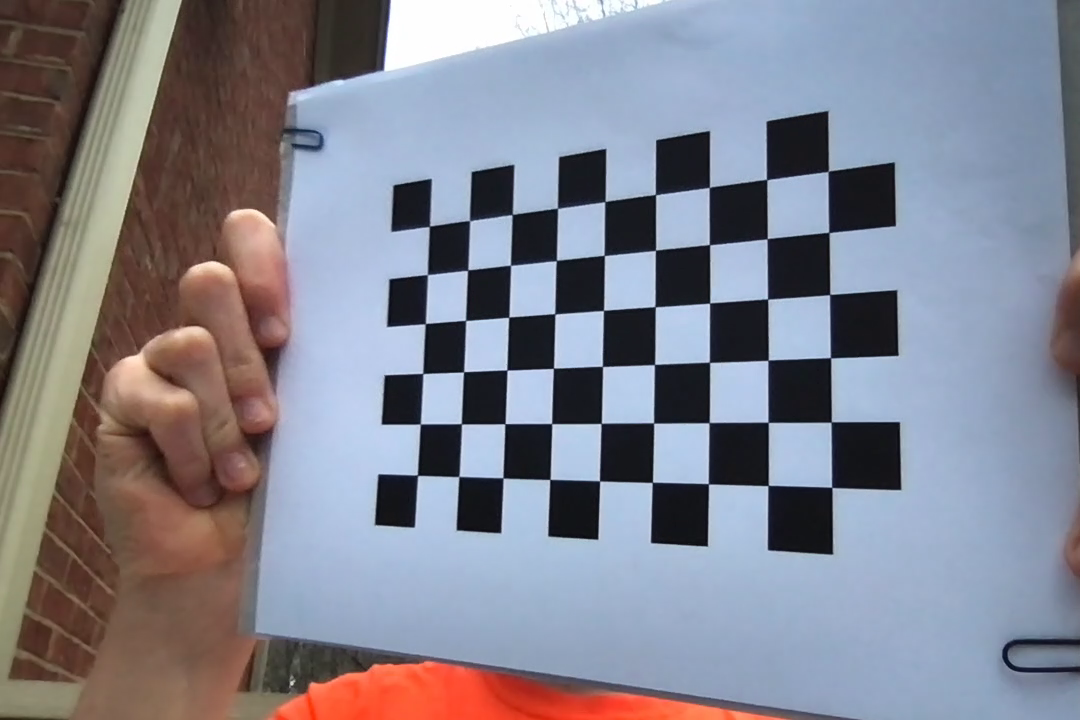
#> input picture frame 9 of Assignment6/Chess.mov, 1080 x 720 px
$ python Asg6.py
#> lines starting #> are read from the running program, lines starting #| are printed output that depends on the picture; long printed decimals are rounded
import cv2
import numpy as np
import csv
import os

# Dimensions of the Chessboard if it needs to be changed
Chessboard = (6, 9)
framenumber = 0
criteria = (cv2.TERM_CRITERIA_EPS + cv2.TERM_CRITERIA_MAX_ITER, 30, 0.001)
objpoints = []
imgpoints = []
objectp = np.zeros((1, Chessboard[0] * Chessboard[1], 3), np.float32)
objectp[0, :, :2] = np.mgrid[0:Chessboard[0], 0:Chessboard[1]].T.reshape(-1, 2)

#paths of the video and the Haar xml files
imagePath = 'Chess.mov'
#getting the video from the Directory
cap = cv2.VideoCapture(imagePath)
#needed for writing the output file
width = int(cap.get(3))
height = int(cap.get(4))
fourcc = cv2.VideoWriter_fourcc(*'mp4v')
fps = 20
out = cv2.VideoWriter('output.mp4', fourcc, fps, (width, height))

while cap.isOpened():
    # reads the frames and turns it into a gray image
    retval, img = cap.read()
#> img is the input picture: shape (720, 1080, 3); mean B, G, R 141.8, 130.6, 130.4
    gray = cv2.cvtColor(img, cv2.COLOR_BGR2GRAY)
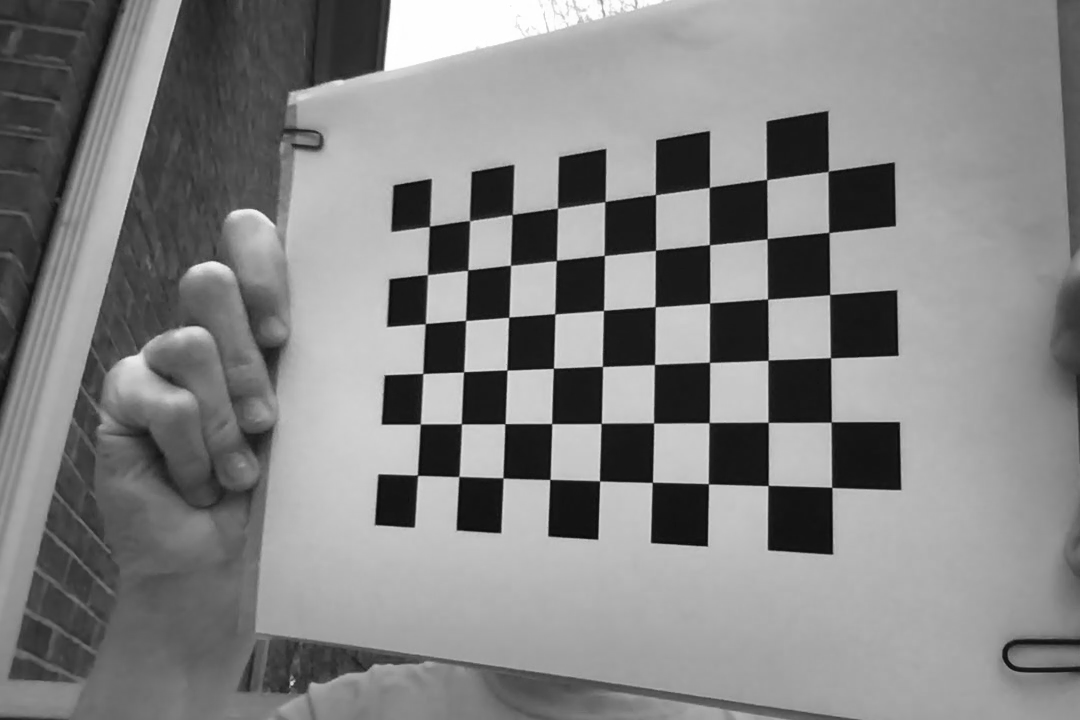
#> gray: shape (720, 1080); min 5, max 255, mean 131.7
    # finds the chessboard of the frame
    ret, corners = cv2.findChessboardCorners(gray, Chessboard, cv2.CALIB_CB_ADAPTIVE_THRESH + cv2.CALIB_CB_FAST_CHECK + cv2.CALIB_CB_NORMALIZE_IMAGE)
#> ret = True; corners = 54 rows, first 8: [417.6, 475.2], [420.3, 424], [422.8, 373.5], [425.4, 323.6], [427.4, 274.7], [429.3, 226.3], [458.7, 476.4], [461.4, 423.7]

    if ret == True:
        objpoints.append(objectp)
        corners2 = cv2.cornerSubPix(gray, corners, (11, 11), (-1, -1), criteria)
#> corners2 = 54 rows, first 8: [417.5, 475.3], [420.3, 424], [422.8, 373.5], [425.3, 323.6], [427.5, 274.6], [429.4, 226.3], [458.9, 476.5], [461.4, 423.8]
        imgpoints.append(corners2)
        # Draw and display the corners
        img = cv2.drawChessboardCorners(img, (9, 6), corners2, ret)
        # finds the camera matrix and distortion coefficients of the board
        ret, mtrx, dist, rvec, tvec = cv2.calibrateCamera(objpoints, imgpoints, gray.shape[::-1], None, None)
#> ret = 0.235; mtrx = [[823.8, 0, 516.3], [0, 858.6, 380.8], [0, 0, 1]]; dist = [[-0.146, 0.421, 0.000188, -0.00291, -0.159]]; rvec = ([-0.491, 0.297, -1.53],); tvec = ([-2, 1.84, 16.71],)
        # finds the rvecs and tvecs
        retPnP, rvecs, tvecs = cv2.solvePnP(objectp, corners2, mtrx, dist)
#> retPnP = True; rvecs = [-0.491, 0.297, -1.53]; tvecs = [-2, 1.84, 16.71]
        rvecs = rvecs.T
#> rvecs = [[-0.491, 0.297, -1.53]]
        tvecs = tvecs.T
#> tvecs = [[-2, 1.84, 16.71]]
        # draws the x, y and z axis on the board while the z axis goes inward the page which makes it less accurate
        img = cv2.drawFrameAxes(img, mtrx, dist, rvecs[0], tvecs[0], 8)
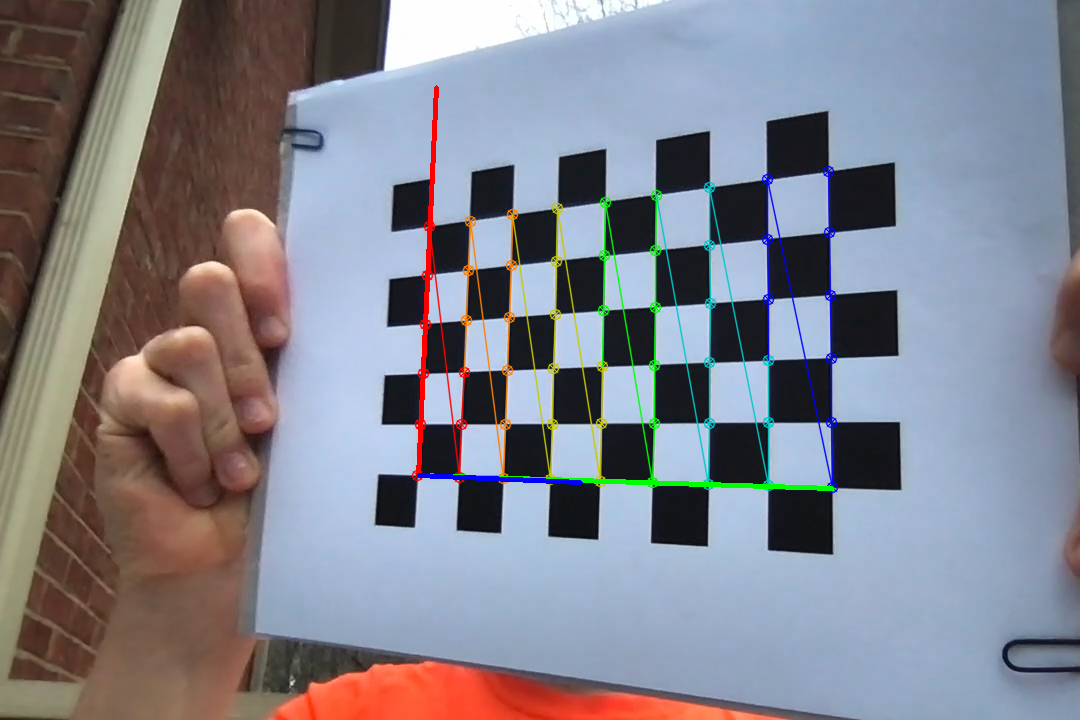
#> img: shape (720, 1080, 3); mean B, G, R 140.9, 130.8, 130.5
        cv2.imshow("Axis", img)
        out.write(img)
        # prints the matrix and distortion coefficients with telling which Frame it is from
        framer = "Frame " + str(framenumber) + ":"
        print(framer)
        print("Matrix : ")
        print(mtrx)
#| [[823.775   0.         516.331]
#|  [  0.         858.628 380.765]
#|  [  0.           0.           1.        ]]
        print("\ndist : ")
        print(dist)
#| [[-1.46386848e-01  4.21124983e-01  1.87902645e-04 -2.90942650e-03
#|   -1.58915136e-01]]

        #saves the same information from the print statemetns to two csv files
        np.savetxt('matrix.csv', mtrx, delimiter=',')
        np.savetxt('dist.csv', dist, delimiter=',')

        framenumber = framenumber + 1
    else:
        break

    if cv2.waitKey(1) & 0xFF == ord('q'):
#> (key q is pressed here)
        break


# When everything is done, release the capture
cap.release()
out.release()
cv2.destroyAllWindows()

$ run again, starting later in the video
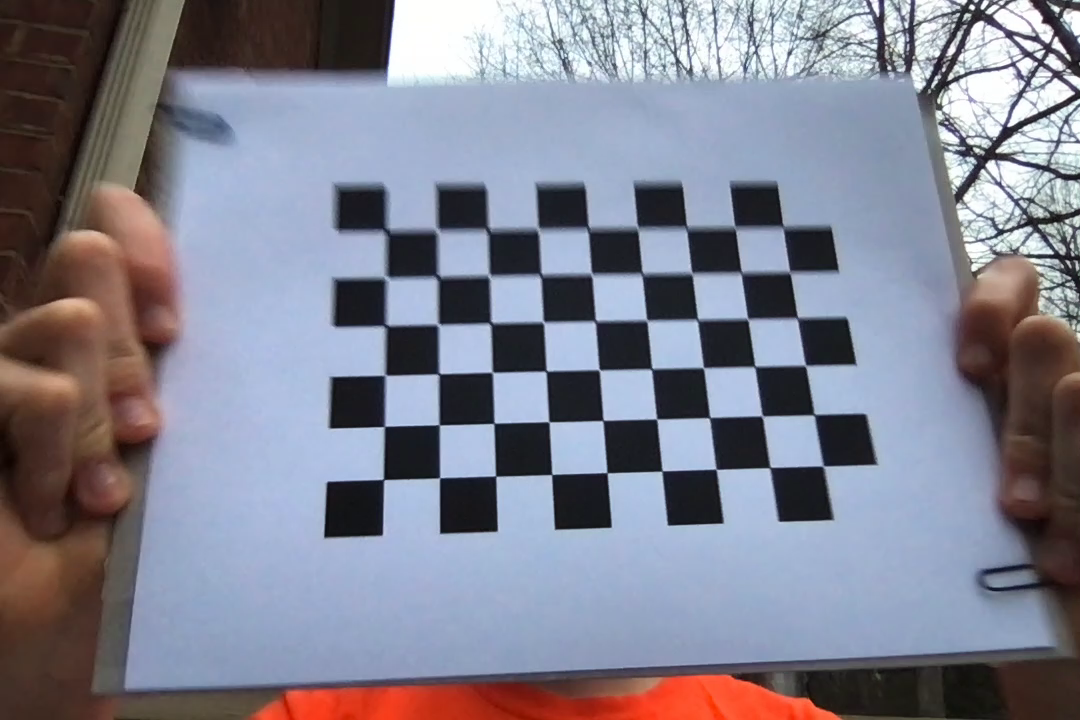
#> input picture frame 40 of Assignment6/Chess.mov, 1080 x 720 px
#> img is the input picture: shape (720, 1080, 3); mean B, G, R 142.8, 129, 128.7
#> `gray = cv2.cvtColor(img, cv2.COLOR_BGR2GRAY)`:
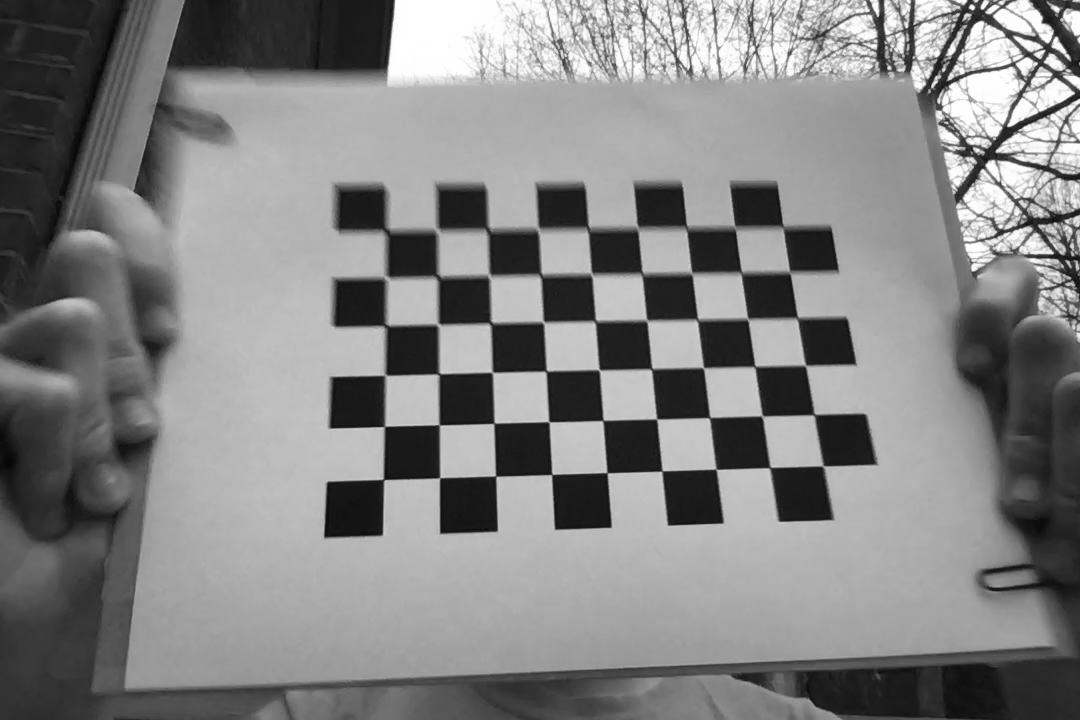
#> gray: shape (720, 1080); min 5, max 255, mean 130.4
#> `ret, corners = cv2.findChessboardCorners(gray, Chessboard, cv2.CALIB_C..`: ret = True; corners = 54 rows, first 8: [383.7, 479.5], [385.6, 425.9], [383.6, 374.8], [385.5, 325], [383.4, 275.7], [387, 230], [440.1, 477.7], [439.7, 425.2]
#> corners2 = 54 rows, first 8: [383.5, 479.5], [384.4, 426.4], [385.1, 375.2], [385.6, 325.6], [386.1, 277.7], [385.8, 230.4], [439.6, 477.8], [439.2, 424.8]
#> `ret, mtrx, dist, rvec, tvec = cv2.calibrateCamera(objpoints, imgpoints..`: ret = 0.513; mtrx = [[955.8, 0, 541.3], [0, 929.6, 287.4], [0, 0, 1]]; dist = [[-0.301, 3.31, -0.000726, 0.0077, -10.84]]; rvec = ([-0.227, -0.373, -1.58],); tvec = ([-2.8, 3.51, 16.75],)
#> `retPnP, rvecs, tvecs = cv2.solvePnP(objectp, corners2, mtrx, dist)`: retPnP = True; rvecs = [-0.227, -0.373, -1.58]; tvecs = [-2.8, 3.51, 16.75]
#> `rvecs = rvecs.T`: rvecs = [[-0.227, -0.373, -1.58]]
#> `tvecs = tvecs.T`: tvecs = [[-2.8, 3.51, 16.75]]
#> `img = cv2.drawFrameAxes(img, mtrx, dist, rvecs[0], tvecs[0], 8)`:
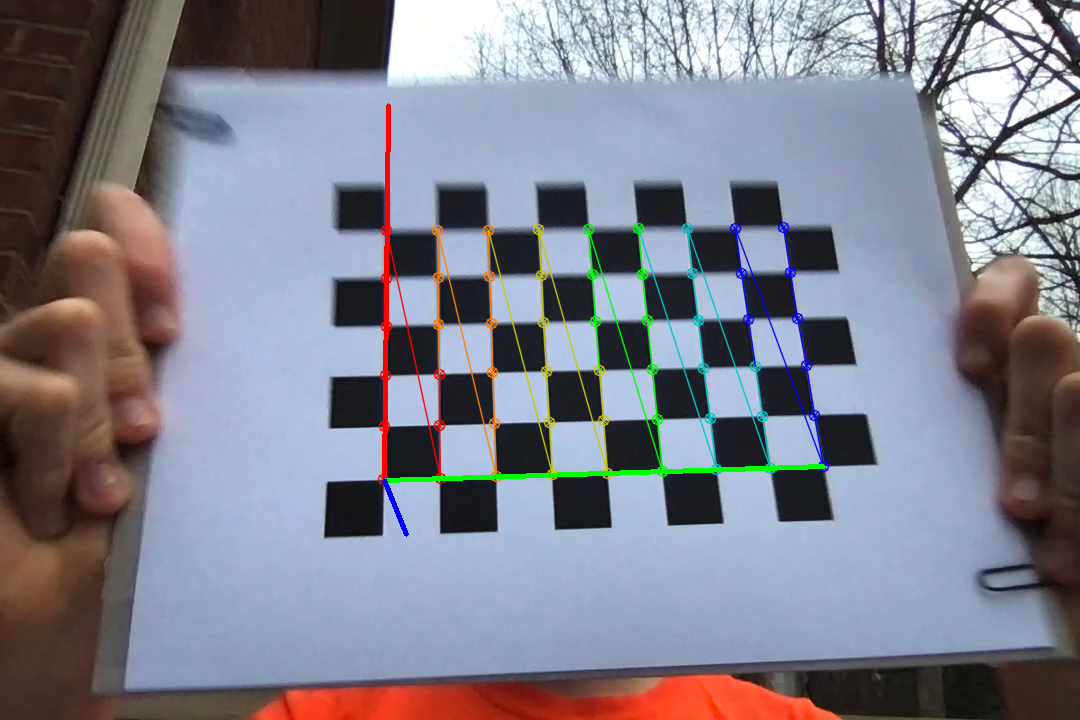
#> img: shape (720, 1080, 3); mean B, G, R 141.6, 129.4, 128.8
#| [[955.814   0.         541.285]
#|  [  0.         929.565 287.440]
#|  [  0.           0.           1.        ]]
#| [[-3.01381344e-01  3.31080354e+00 -7.26133138e-04  7.70192620e-03
#|   -1.08376581e+01]]

$ run again, starting later in the video
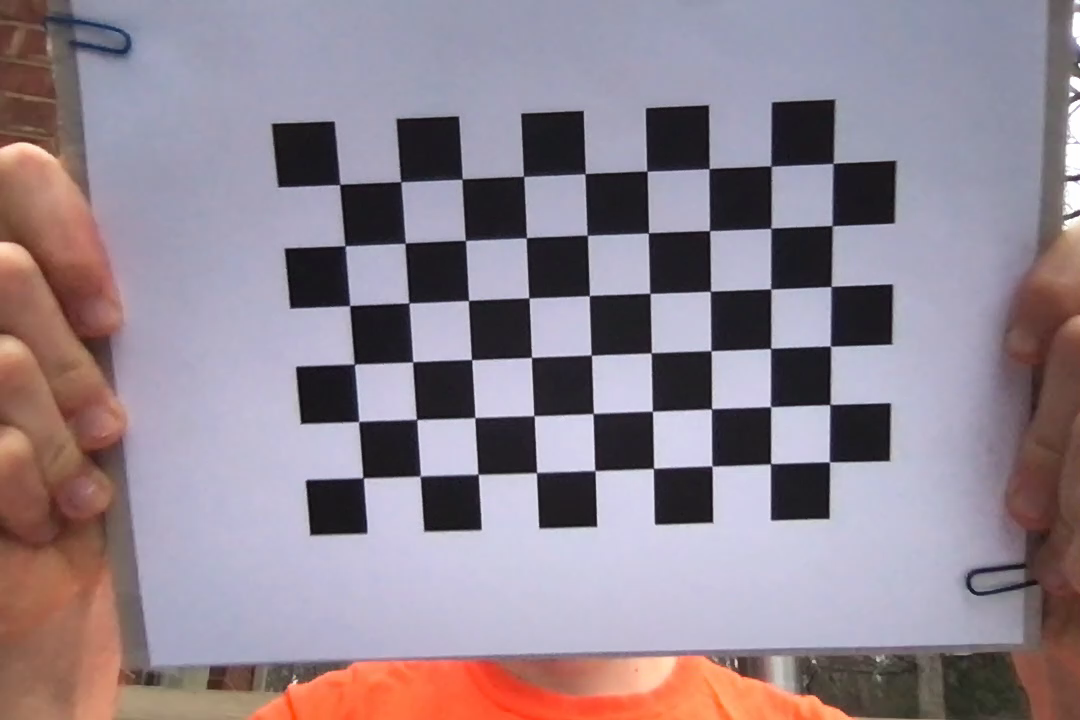
#> input picture frame 72 of Assignment6/Chess.mov, 1080 x 720 px
#> img is the input picture: shape (720, 1080, 3); mean B, G, R 143.4, 132.9, 145.7
#> `gray = cv2.cvtColor(img, cv2.COLOR_BGR2GRAY)`:
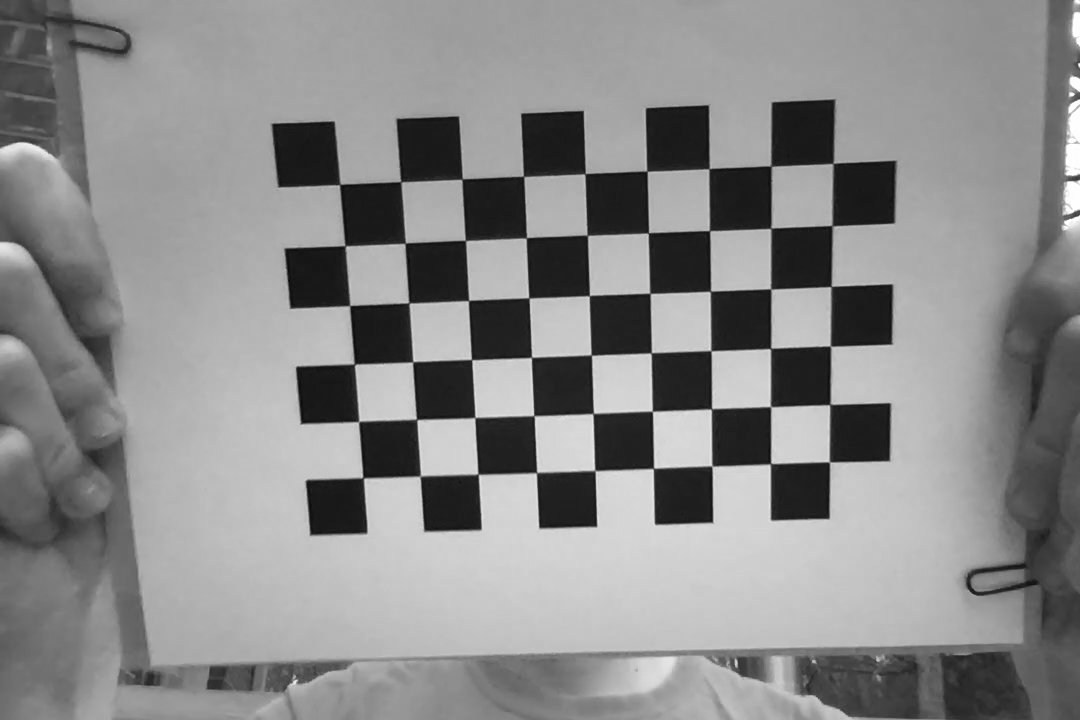
#> gray: shape (720, 1080); min 6, max 255, mean 137.9
#> `ret, corners = cv2.findChessboardCorners(gray, Chessboard, cv2.CALIB_C..`: ret = True; corners = 54 rows, first 8: [363.2, 477.9], [358.9, 421.3], [354.9, 364.9], [349.6, 305.7], [345.9, 246.3], [339.4, 185], [420, 476], [416.9, 419.5]
#> corners2 = 54 rows, first 8: [363.1, 477.8], [358.6, 421.4], [354.4, 364.1], [349.6, 305.6], [345.1, 245.7], [339.7, 184.5], [420.3, 476], [416.6, 419.4]
#> `ret, mtrx, dist, rvec, tvec = cv2.calibrateCamera(objpoints, imgpoints..`: ret = 0.219; mtrx = [[800.4, 0, 549.2], [0, 790.2, 388.9], [0, 0, 1]]; dist = [[-0.225, 1.6, -0.000672, -3.74e-05, -3.71]]; rvec = ([0.103, 0.134, -1.61],); tvec = ([-3.21, 1.56, 13.69],)
#> `retPnP, rvecs, tvecs = cv2.solvePnP(objectp, corners2, mtrx, dist)`: retPnP = True; rvecs = [0.103, 0.134, -1.61]; tvecs = [-3.21, 1.56, 13.69]
#> `rvecs = rvecs.T`: rvecs = [[0.103, 0.134, -1.61]]
#> `tvecs = tvecs.T`: tvecs = [[-3.21, 1.56, 13.69]]
#> `img = cv2.drawFrameAxes(img, mtrx, dist, rvecs[0], tvecs[0], 8)`:
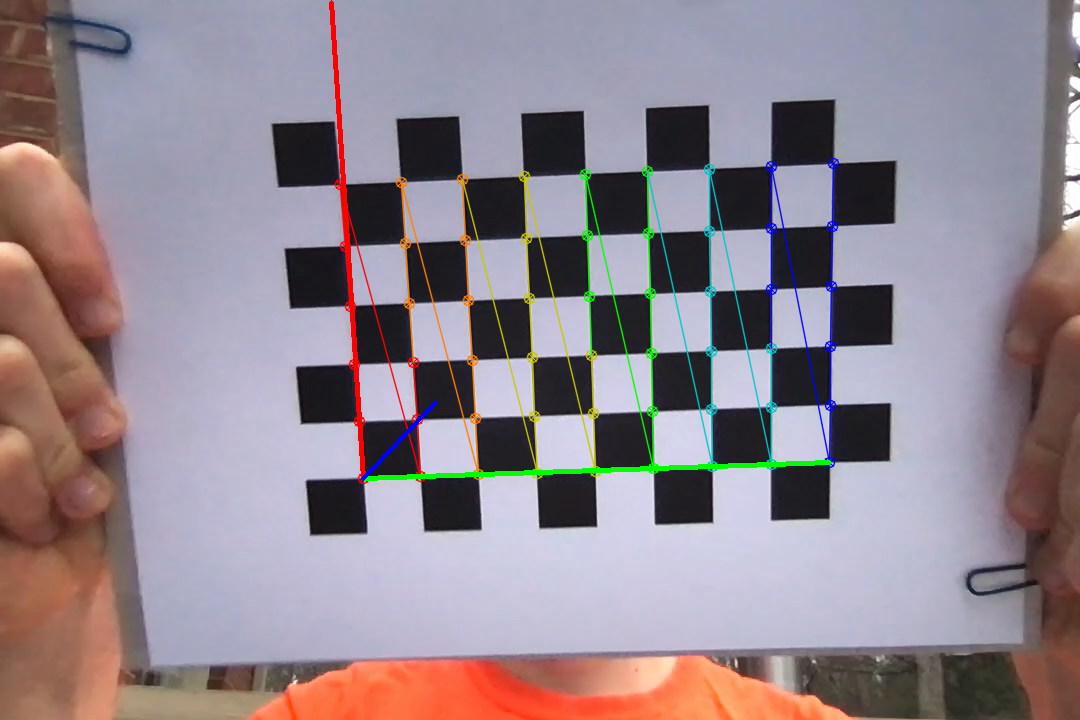
#> img: shape (720, 1080, 3); mean B, G, R 142.3, 133.3, 145.7
#| [[800.367   0.         549.223]
#|  [  0.         790.240 388.872]
#|  [  0.           0.           1.        ]]
#| [[-2.24940428e-01  1.60334077e+00 -6.72483068e-04 -3.73865074e-05
#|   -3.71239388e+00]]
